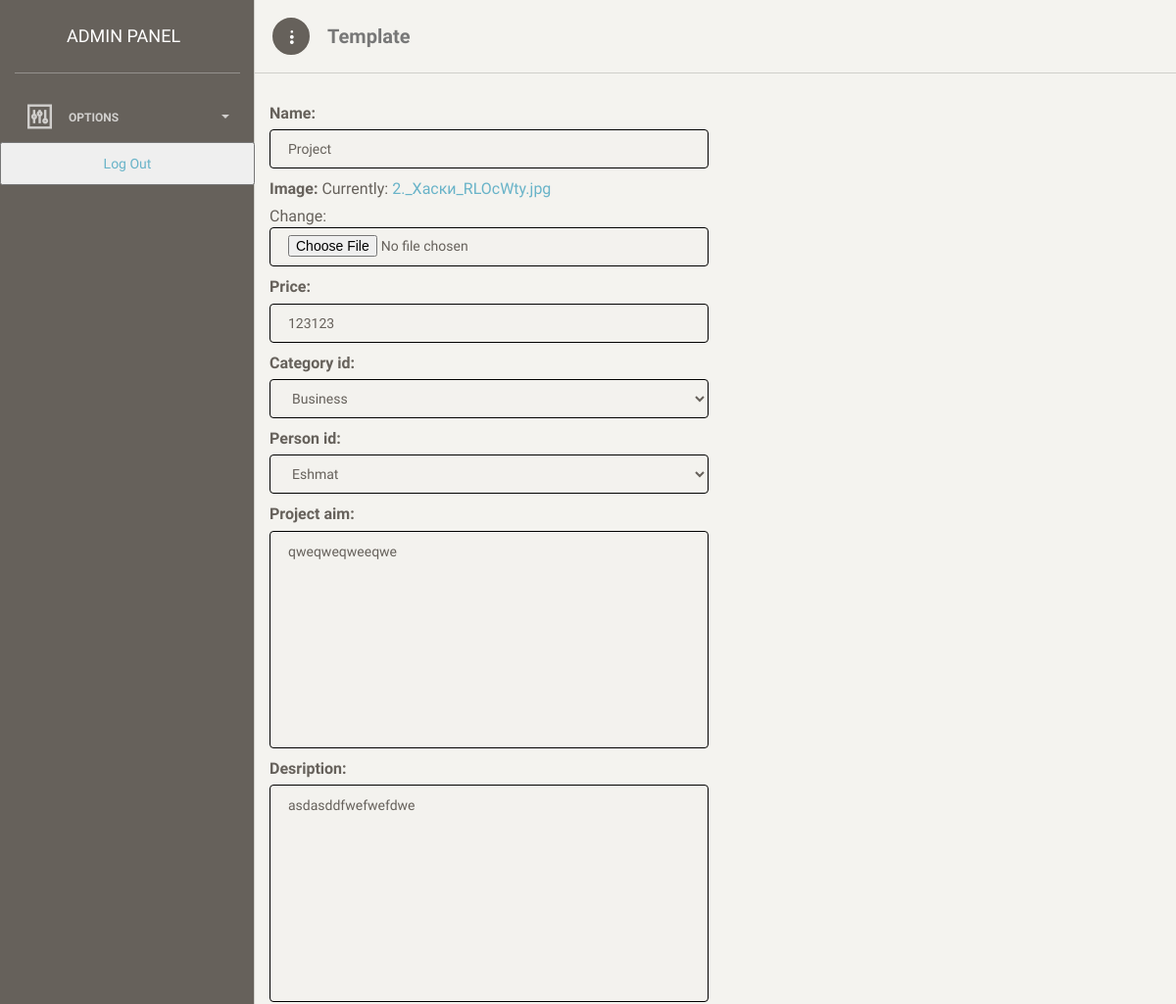
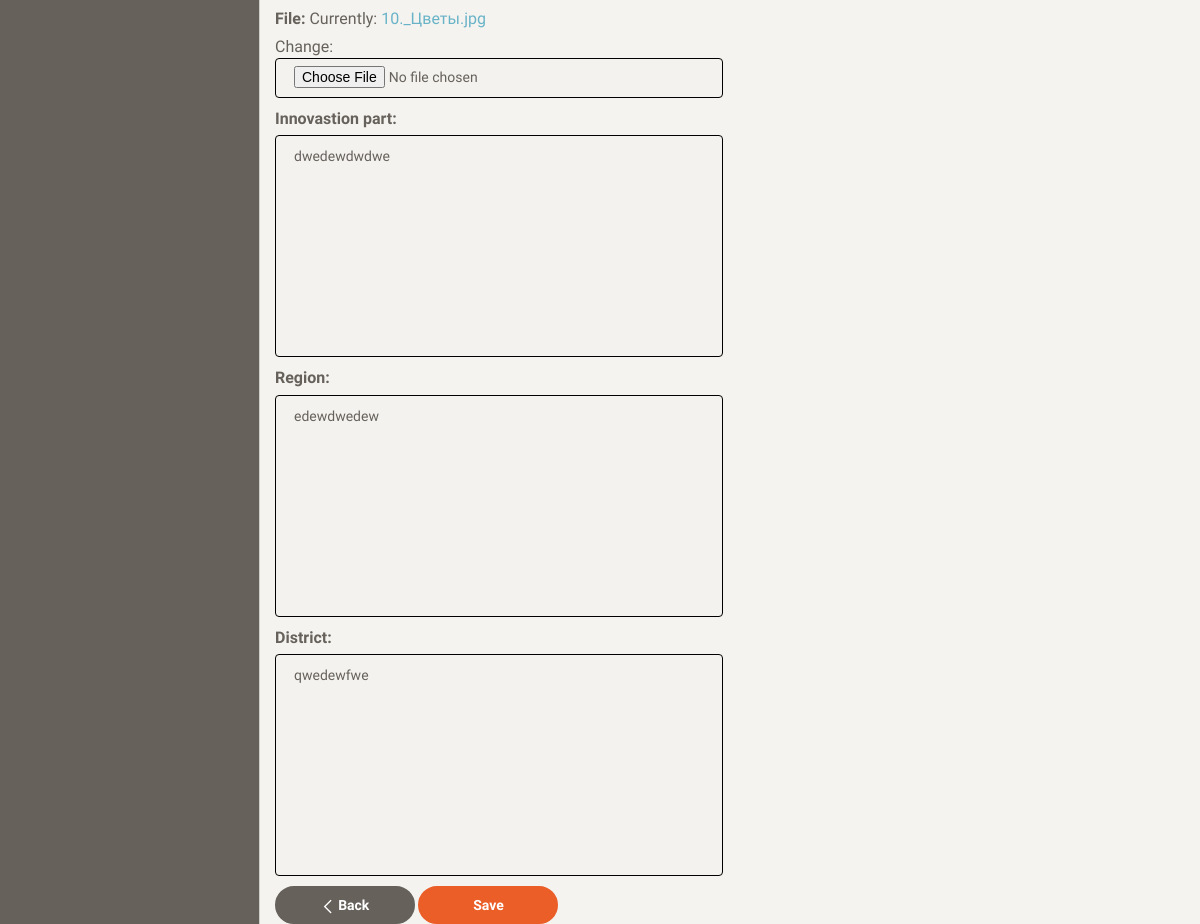
Screenshot of /dashboard/project/edit/1/ with the database file from the repository (2 pictures, top to bottom).
### blog/models.py (models this page shows, shortened)
class Project(models.Model):
    created_at = models.DateTimeField(auto_now_add=True, null=True)
    name = models.CharField(max_length=200, null=True)
    image = models.ImageField(null=True)
    price = models.TextField(null=True)
    category_id = models.ForeignKey(Category, on_delete=models.CASCADE, null=True)
    person_id = models.ForeignKey(Person, on_delete=models.CASCADE, null=True)
    project_aim = models.TextField(null=True)
    desription = models.TextField(null=True)
    file = models.FileField(null=True)
    innovastion_part = models.TextField(null=True)
    region = models.CharField(max_length=256, null=True)
    district = models.CharField(max_length=256, null=True)

class Category(models.Model):
    name = models.CharField(max_length=200, null=True)
    def __str__(self):
        return self.name

### dashboard/project/views.py (the view)
# urls.py: path('project/edit/<int:pk>/', project_add_edit, name='project_edit'),
def project_add_edit(requests, pk=None):
    if pk:
        root = Project.objects.get(pk=pk)
    else:
        root = None
    form = ProjectForm(instance=root)
    if requests.POST:
        forms = ProjectForm(requests.POST, requests.FILES, instance=root)
        if forms.is_valid():
            forms.save()
            return redirect('project_list')
    ctx = {
        'form': form
    }
    return render(requests, 'admin/project/forms.html', ctx)

### blog/models.py (called while the page is built)
    def __str__(self):
        return self.first_name

### templates/admin/project/forms.html (shortened to what this page needs)
{% extends 'admin/admin-index.html' %}
{% block content %}
<form method="post" enctype="multipart/form-data">
    {{ form.as_p }}
    <a href="{% url 'project_list' %}">
    <button type="button" class="btn btn-wd btn-default btn-fill btn-move-left">
        <span class="btn-label">
            <i class="ti-angle-left"></i>
        </span>
        Back
    </button>
</a>
    <a href="{% url 'project_add' %}">
        <button type="submit" class="btn btn-danger btn-fill btn-wd">Save</button>
    </a>
</form>
{% endblock %}

### rows the page displays
Project: name "Project", price "123123", category_id "Business", person_id "Eshmat", project_aim "qweqweqweeqwe", desription "asdasddfwefwefdwe", innovastion_part "dwedewdwdwe", region "edewdwedew", district "qwedewfwe"
